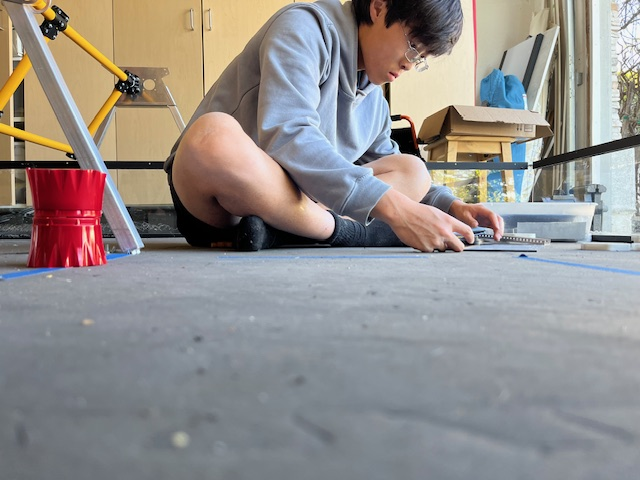
#> input picture test7.jpg, 640 x 480 px
$ python FTCVS.py
#> lines starting #> are read from the running program, lines starting #| are printed output that depends on the picture; after the words box and inside, x2 and y2 are one past the last pixel; in counts of white or black regions, pixels touching at a corner belong together
import cv2 as cv
import numpy as np
import sys

# filename = "C:/Users/nishk/test8.jpg"
filename = "test7.jpg"
# C:/Users/nishk/test6.jpg
# C:/Users/nishk/test8.jpg

img = cv.imread(filename)
#> img is the input picture: shape (480, 640, 3); mean B, G, R 140.1, 142.5, 147.2
# print(img.shape) - to check if we are reading the image
cv.imshow("window name", img)
k = cv.waitKey(0)
#> (key Esc is pressed here)
cv.destroyAllWindows()

# Converts image to HSV
image_HSV = cv.cvtColor(img, cv.COLOR_BGR2HSV)
#> image_HSV: shape (480, 640, 3); mean H, S, V 79.6, 52.1, 159.1
cv.imshow("HSV output", image_HSV)
s = cv.waitKey(0)
#> (key Esc is pressed here)
cv.destroyAllWindows()

# BGR in the array - lists out what color range to look at
low = np.array([0, 128, 128])
high = np.array([255, 255, 255])

red_mask = cv.inRange(image_HSV, low, high)
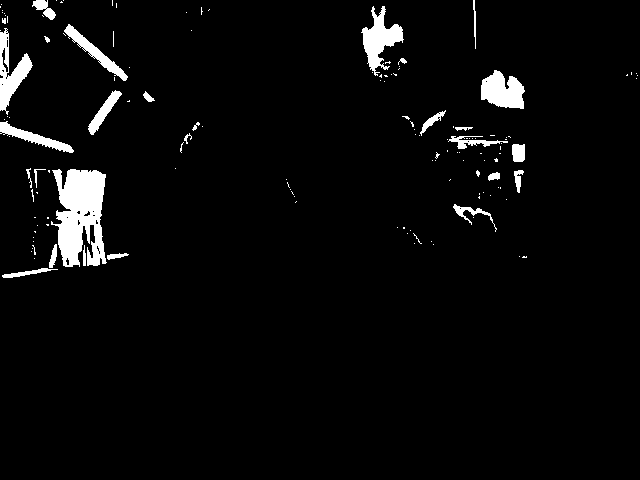
#> red_mask: shape (480, 640); 3.8% white; 141 white regions (113 under 20 px), largest, box (x1, y1, x2, y2) and area: (51, 169, 107, 267) 3724, (361, 6, 404, 76) 1272, (481, 70, 525, 109) 1186
red_pixels = red_mask * img[:, :, 2]
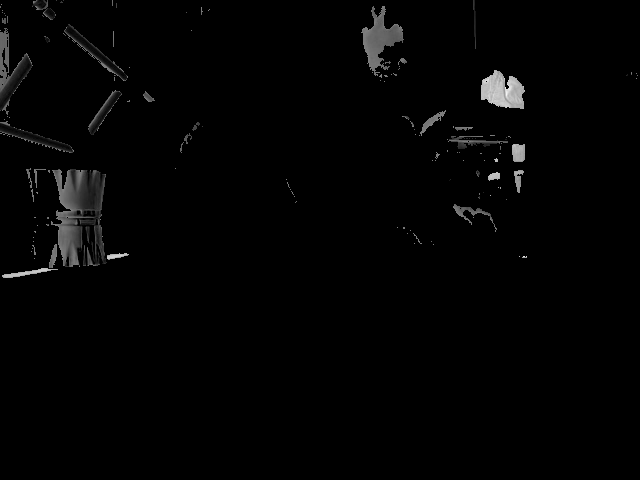
#> red_pixels: shape (480, 640); min 0, max 245, mean 3.4

cv.imshow("Display Window", red_pixels)
k = cv.waitKey(0)
#> (key Esc is pressed here)
cv.destroyAllWindows()

$ run again, with test10.jpg copied over test7.jpg
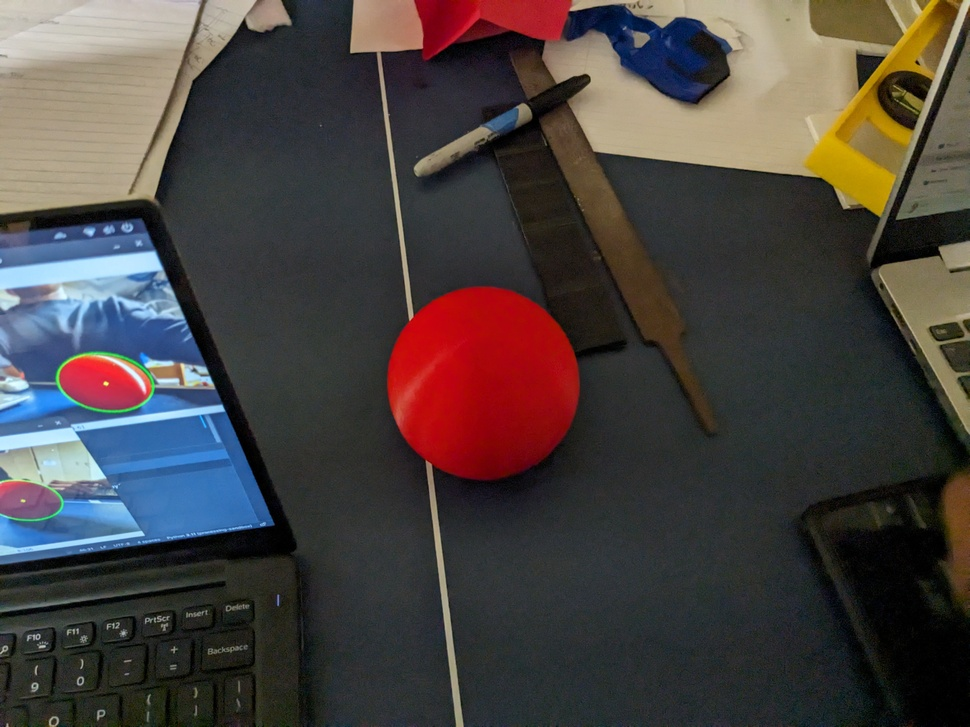
#> input picture test10.jpg, 970 x 727 px, shrunk from 4032 x 3024 before the run
#> img is the input picture: shape (727, 970, 3); mean B, G, R 64.7, 66.7, 72.9
#> image_HSV: shape (727, 970, 3); mean H, S, V 71.8, 74, 84.3
#> `red_mask = cv.inRange(image_HSV, low, high)`:
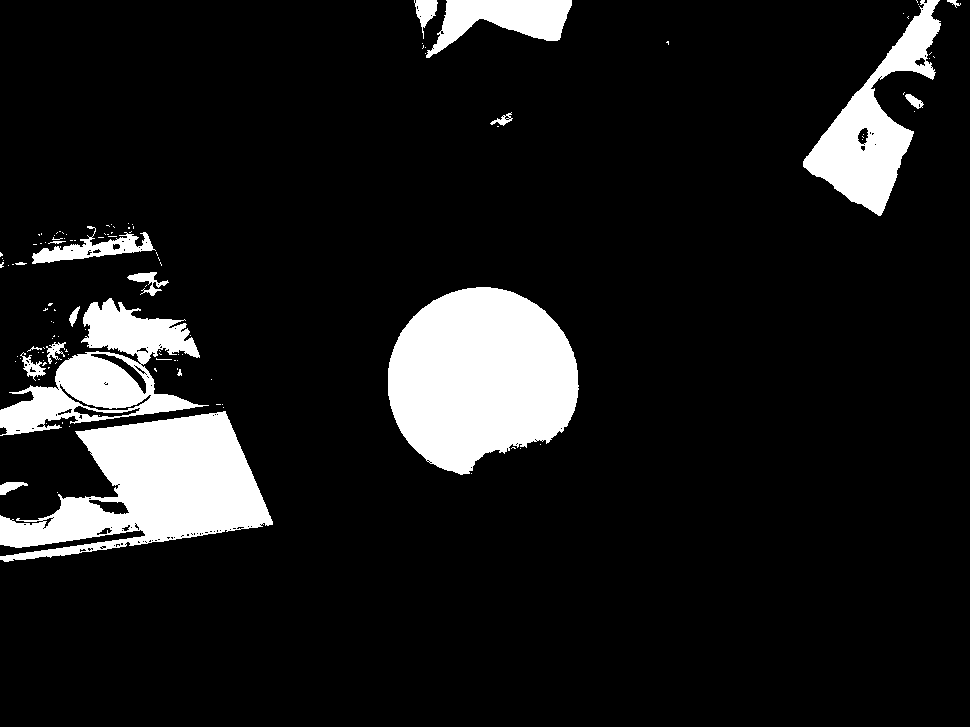
#> red_mask: shape (727, 970); 11.1% white; 119 white regions (100 under 20 px), largest, box (x1, y1, x2, y2) and area: (388, 287, 579, 475) 26692, (0, 411, 273, 562) 21573, (0, 298, 209, 436) 11563
#> `red_pixels = red_mask * img[:, :, 2]`:
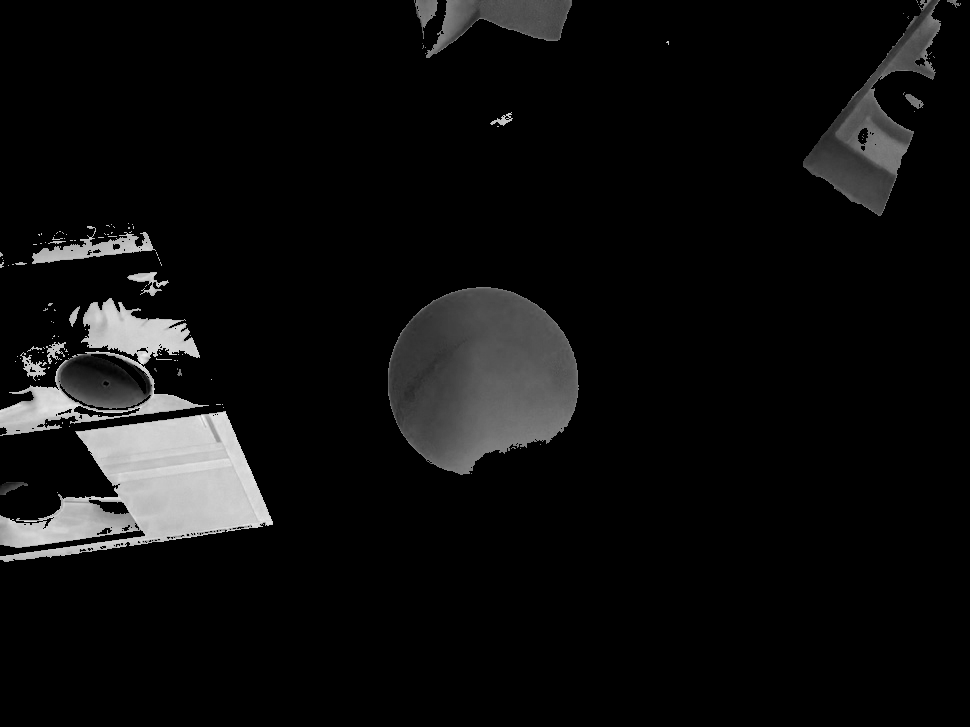
#> red_pixels: shape (727, 970); min 0, max 249, mean 14.3
